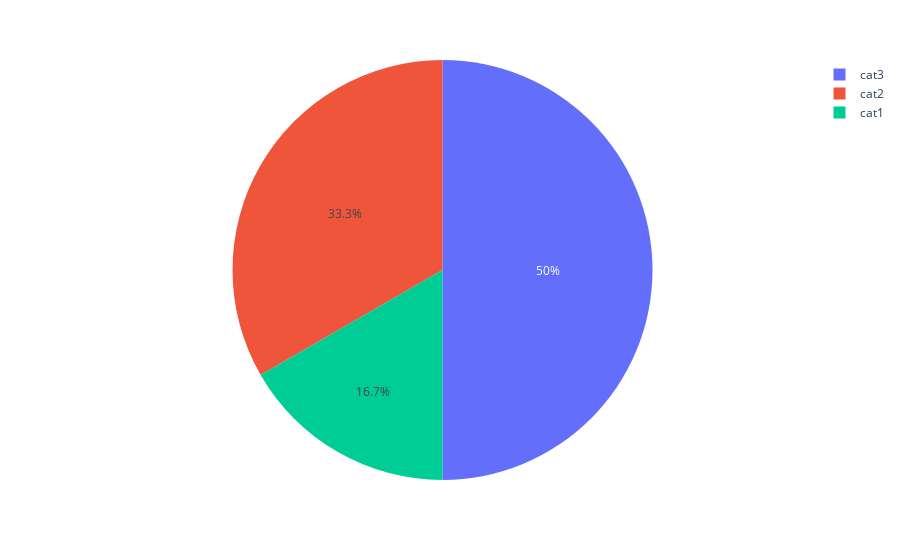

Notebook code for this chart:
### Markdown cell above
5. <b>Pie charts</b>: Pie charts can be used to visualize the proportions of different categories.

### Code cell
import plotly.express as px

# Create some sample data
categories = ['cat1', 'cat2', 'cat3']
values = [1, 2, 3]

# Create a pie chart
fig = px.pie(values=values, names=categories)
fig.show()

### Figure 1 — Plotly figure (JSON) as saved in the notebook; plotly's stock layout.template omitted (floating-point values rounded to 4 significant figures)
{"data": [{"domain": {"x": [0, 1], "y": [0, 1]}, "hovertemplate": "label=%{label}<br>value=%{value}<extra></extra>", "labels": ["cat1", "cat2", "cat3"], "legendgroup": "", "name": "", "showlegend": true, "type": "pie", "values": [1, 2, 3]}], "layout": {"autosize": true, "legend": {"tracegroupgap": 0}, "margin": {"t": 60}}}
